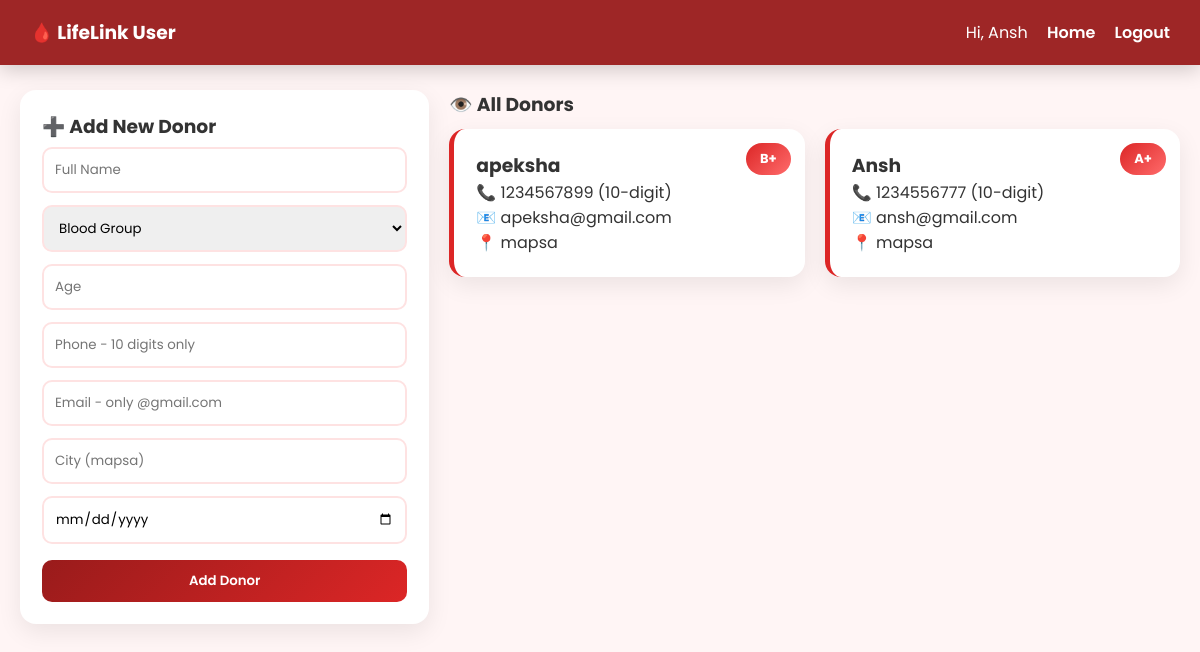
Page /dashboard.php (signed in) on the committed database.
### tables this page shows
CREATE TABLE `donors` (
  `id` int(11) NOT NULL,
  `name` varchar(100) NOT NULL,
  `blood_group` varchar(5) NOT NULL,
  `age` int(11) NOT NULL,
  `phone` varchar(15) NOT NULL,
  `email` varchar(100) NOT NULL,
  `address` text NOT NULL,
  `last_donation_date` date DEFAULT NULL,
  `user_id` int(11) DEFAULT NULL,
  `created_at` timestamp NOT NULL DEFAULT current_timestamp()
);

### dashboard.php (the view, shortened to what this page needs)
<?php include 'config.php';
?>
<!DOCTYPE html><html><head><link rel="stylesheet" href="css/style.css"></head><body>
<div class="header"><h3>🩸 LifeLink User</h3><div>Hi, <?php echo $_SESSION['username']; ?> <a href="index.php">Home</a> <?php if($_SESSION['role']=='admin') echo '<a href="admin.php">Admin</a>'; ?> <a href="logout.php">Logout</a></div></div>
<div class="container">
<div style="display:flex;gap:20px;flex-wrap:wrap;margin-top:15px">
<div class="form-card" style="flex:1;min-width:320px"><h3>➕ Add New Donor</h3>
<form method="POST" onsubmit="return validateDonor(this)">
<input name="name" placeholder="Full Name" required>
<select name="bg" required style="margin-top:6px"><option value="">Blood Group</option></select>
<input name="age" type="number" placeholder="Age" required style="margin-top:6px">
<input name="phone" placeholder="Phone - 10 digits only" required pattern="[0-9]{10}" maxlength="10" title="Exactly 10 digits" style="margin-top:6px">
<input name="email" placeholder="Email - only @gmail.com" required pattern=".*@gmail\.com$" title="Must end with @gmail.com" style="margin-top:6px">
<input name="city" placeholder="City (mapsa)" required style="margin-top:6px">
<input name="last" type="date" style="margin-top:6px">
<button name="add" class="btn" style="width:100%;margin-top:10px">Add Donor</button>
</form>
</div>
<div style="flex:2;min-width:450px"><h3>👁️ All Donors</h3>
<?php $r=$conn->query("SELECT * FROM donors ORDER BY id DESC"); echo '<div class="donor-grid" style="margin-top:10px">'; while($d=$r->fetch_assoc()) echo "<div class='donor-card'><div class='blood-badge'>{$d['blood_group']}</div><h3>{$d['name']}</h3><p>📞 {$d['phone']} (10-digit)</p><p>📧 {$d['email']}</p><p>📍 {$d['address']}</p></div>"; echo '</div>'; ?>
</div></div></div></body></html>

### css/style.css (style rules this page uses)
* { margin:0;padding:0;box-sizing:border-box;font-family:'Poppins',sans-serif }
body { background:#fff5f5;color:#333 }
.header { background:rgba(153,27,27,0.95);backdrop-filter:blur(10px);color:white;padding:18px 30px;display:flex;justify-content:space-between;align-items:center;position:sticky;top:0;z-index:100;box-shadow:0 4px 20px rgba(0,0,0,0.2) }
.header a { color:white;text-decoration:none;margin-left:15px;font-weight:600;transition:0.3s }
.container { max-width:1200px;margin:25px auto;padding:0 20px }
.btn { background:linear-gradient(135deg,#991b1b,#dc2626);color:white;padding:11px 20px;border:none;border-radius:10px;font-weight:600;cursor:pointer;text-decoration:none;display:inline-block;transition:0.3s }
.donor-grid { display:grid;grid-template-columns:repeat(auto-fill,minmax(300px,1fr));gap:20px;margin-top:20px }
.donor-card { background:white;border-radius:16px;padding:22px;box-shadow:0 8px 25px rgba(0,0,0,0.08);border-left:5px solid #dc2626;position:relative;transition:0.3s }
.blood-badge { position:absolute;top:14px;right:14px;background:linear-gradient(135deg,#dc2626,#ff6b6b);color:white;padding:6px 14px;border-radius:20px;font-weight:700;font-size:13px }
.form-card { background:white;padding:22px;border-radius:16px;box-shadow:0 8px 25px rgba(0,0,0,0.08) }
.form-card input,.form-card select { width:100%;padding:11px;margin:6px 0;border:2px solid #fee2e2;border-radius:10px }

### rows in the picture
donors: blood_group "B+", name "apeksha", phone "1234567899", email "apeksha@gmail.com", address "mapsa"
donors: blood_group "A+", name "Ansh", phone "1234556777", email "ansh@gmail.com", address "mapsa"

### other values in the picture
$_SESSION['username'] "Ansh"
